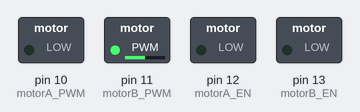
The sketch below on a simulated Arduino Uno, built with avr-gcc and run on an emulated ATmega328P. Shown: switched loads named in the sketch (green lamp = pin HIGH).

Above: at 5.05 s.
At 15.0 s:
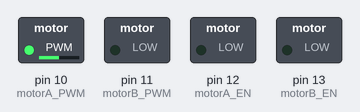
Timing chart, 0 to 18.0 s (numbered marks = the images above):
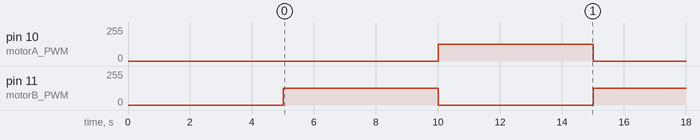

The sketch:

motores.ino
```cpp
/*
  -  CONTROLE DE MOTOR DC COM MINE PONTE H L9110S -
  =================================================
  === BLOG DA ROBOTICA - www.blogdarobotica.com ===
  =================================================
  Autor: Jonas Souza
  E-mail: contato@blogdarobotica.com
  Facebook: facebook.com/blogdarobotica
  Instagram:@blogdarobotica
  YouTube: youtube.com/user/blogdarobotica
  =================================================
  === CASA DA ROBOTICA - www.casadarobotica.com ===
  =================================================
  Facebook: facebook.com/casadaroboticaoficial
  Instagram:@casadarobotica
  ==================================================
*/
int motorA_PWM = 10; //Controle de velocidade do motor A (Esquerdo)
int motorB_PWM = 11; //Controle de velocidade do motor B (Direito)
int motorA_EN = 12; //Controle de direção do motor A (Esquerdo))
int motorB_EN = 13; //Controle de direção do motor B (Direito)
int velocidade = 127; //variável para controle de velocidade de rotação dos motores,sendo 0 o valor de velocidade mínimo e 255 o valor de velocidade máxima.
void setup(){
  //Configura os motores como saída
  pinMode (motorA_PWM, OUTPUT);
  pinMode (motorA_EN, OUTPUT);
  pinMode (motorB_PWM, OUTPUT);
  pinMode (motorB_EN, OUTPUT);
  delay(5000);
}
void loop(){
    velocidade = 127;
    analogWrite(motorA_PWM, 0); //PWM do motor esquerdo
    analogWrite(motorB_PWM, velocidade); //PWM do motor direito
    delay(5000); //Aguarda 5000 milissegundos

    analogWrite(motorA_PWM, velocidade); //PWM do motor esquerdo
    analogWrite(motorB_PWM, 0); //PWM do motor direito
    delay(5000); //Aguarda 5000 milissegundos

    // velocidade = 30;
    // analogWrite(motorA_PWM, velocidade); //PWM do motor esquerdo
    // analogWrite(motorB_PWM, velocidade); //PWM do motor direito
    // delay(5000); //Aguarda 5000 milissegundos

    // velocidade = 200;
    // analogWrite(motorA_PWM, velocidade); //PWM do motor esquerdo
    // analogWrite(motorB_PWM, velocidade); //PWM do motor direito
    // delay(5000); //Aguarda 5000 milissegundos
}
```

Measured:
- by itself, pin 10 (motorA_PWM), pin 11 (motorB_PWM): alternates 127/255 for 5.0 s and 0/255 for 5.0 s
